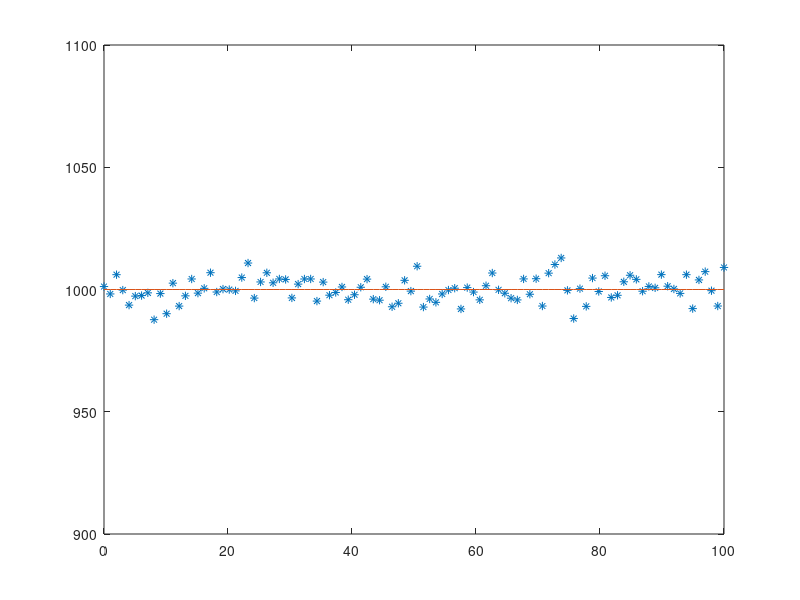

Write the MATLAB code that produced this figure.
graphics_toolkit("qt");

N = 1000;
Nsets = 100;
X = linspace(0, Nsets, Nsets);
Rhat = zeros(1, Nsets);
Rreal = ones(1, Nsets) * 1000;

for idx = 1:Nsets
	T = linspace(0, 1, N);
	i0 = 0.01 - 0.02 * rand(N, 1);
	R0 = 1000;
	u0 = R0 * i0;
	u = u0 + normrnd(0, 1, N, 1);
	i = i0;

	R = sum(u.*i)/sum(i .* i);

	D = sum((u - R * i).^2) / N;

	Rhat(idx) = R;
end

plot(X, Rhat, "*", X, Rreal);
ylim([900 1100])
input("..");
